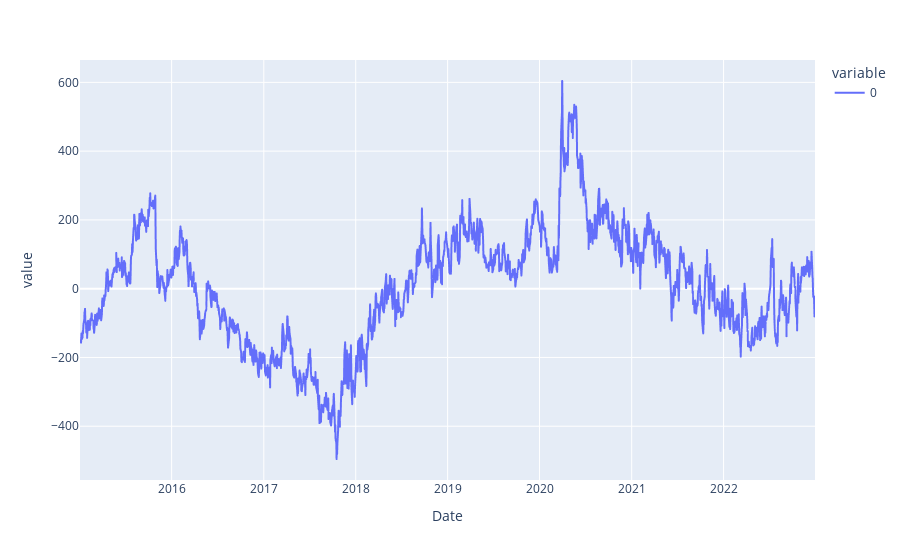
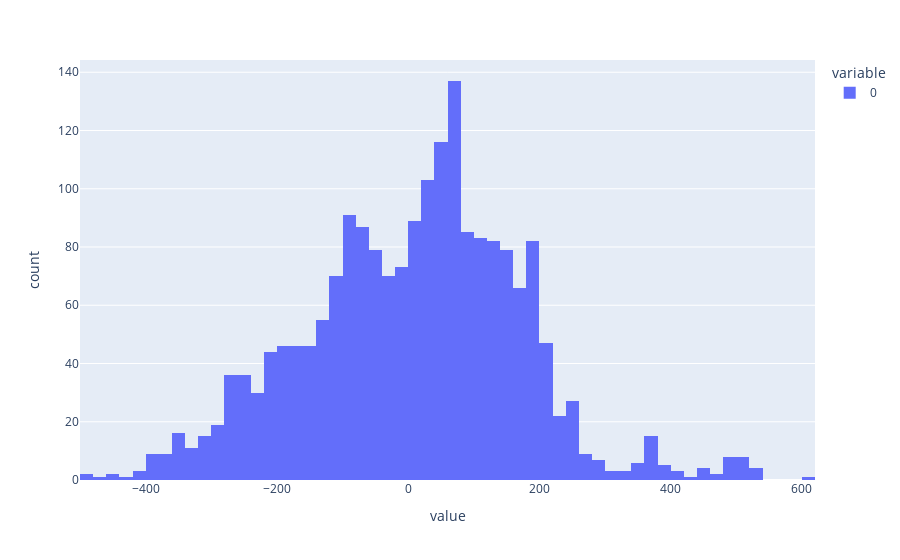

Notebook code for these charts, in order:
### Code cell
# Linear regresion excercise:

Y = data['COPEC.SN']
X = data['CMPC.SN']
model = sm.OLS(Y, X).fit()
beta_hat = model.params.iloc[0]
print('beta hat =', beta_hat)

residuals = Y - beta_hat*X
print('residuals =', residuals)

fig = px.line(residuals)
fig.show()

fig2 = px.histogram(residuals)
fig2.show()

### Figure 1 — Plotly figure (JSON) as saved in the notebook; plotly's stock layout.template omitted (floating-point values rounded to 4 significant figures; data arrays with more than 128 entries replaced by an {"elided": "..."} marker saying what was removed)
{"data": [{"hovertemplate": "variable=0<br>Date=%{x}<br>value=%{y}<extra></extra>", "legendgroup": "0", "line": {"color": "#636efa", "dash": "solid"}, "marker": {"symbol": "circle"}, "mode": "lines", "name": "0", "showlegend": true, "type": "scattergl", "x": {"elided": "1994 str values"}, "xaxis": "x", "y": {"elided": "1994 float values"}, "yaxis": "y"}], "layout": {"legend": {"title": {"text": "variable"}, "tracegroupgap": 0}, "margin": {"t": 60}, "xaxis": {"anchor": "y", "domain": [0, 1], "title": {"text": "Date"}}, "yaxis": {"anchor": "x", "domain": [0, 1], "title": {"text": "value"}}}}

### Figure 2 — Plotly figure (JSON) as saved in the notebook; plotly's stock layout.template omitted (floating-point values rounded to 4 significant figures; data arrays with more than 128 entries replaced by an {"elided": "..."} marker saying what was removed)
{"data": [{"alignmentgroup": "True", "bingroup": "x", "hovertemplate": "variable=0<br>value=%{x}<br>count=%{y}<extra></extra>", "legendgroup": "0", "marker": {"color": "#636efa", "pattern": {"shape": ""}}, "name": "0", "offsetgroup": "0", "orientation": "v", "showlegend": true, "type": "histogram", "x": {"elided": "1994 float values"}, "xaxis": "x", "yaxis": "y"}], "layout": {"barmode": "relative", "legend": {"title": {"text": "variable"}, "tracegroupgap": 0}, "margin": {"t": 60}, "xaxis": {"anchor": "y", "domain": [0, 1], "title": {"text": "value"}}, "yaxis": {"anchor": "x", "domain": [0, 1], "title": {"text": "count"}}}}
